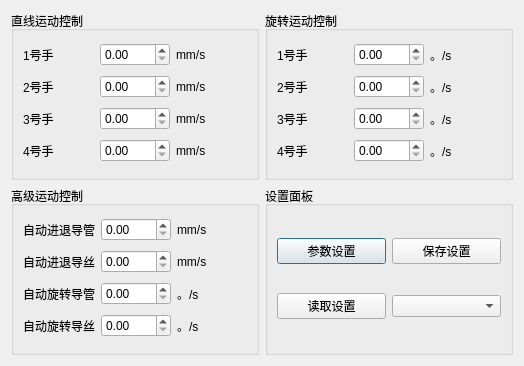
<?xml version="1.0" encoding="UTF-8"?>
<ui version="4.0">
 <class>ParameterDlg</class>
 <widget class="QDialog" name="ParameterDlg">
  <property name="geometry">
   <rect>
    <x>0</x>
    <y>0</y>
    <width>524</width>
    <height>366</height>
   </rect>
  </property>
  <property name="windowTitle">
   <string>Dialog</string>
  </property>
  <layout class="QGridLayout" name="gridLayout_7">
   <item row="0" column="0">
    <widget class="QGroupBox" name="groupBox">
     <property name="title">
      <string>直线运动控制</string>
     </property>
     <layout class="QGridLayout" name="gridLayout">
      <item row="1" column="1">
       <widget class="QDoubleSpinBox" name="l2"/>
      </item>
      <item row="0" column="1">
       <widget class="QDoubleSpinBox" name="l1"/>
      </item>
      <item row="0" column="2">
       <widget class="QLabel" name="label_5">
        <property name="text">
         <string>mm/s</string>
        </property>
       </widget>
      </item>
      <item row="4" column="0">
       <widget class="QLabel" name="label_4">
        <property name="text">
         <string>4号手</string>
        </property>
       </widget>
      </item>
      <item row="4" column="1">
       <widget class="QDoubleSpinBox" name="l4"/>
      </item>
      <item row="0" column="0">
       <widget class="QLabel" name="label">
        <property name="text">
         <string>1号手</string>
        </property>
       </widget>
      </item>
      <item row="2" column="0">
       <widget class="QLabel" name="label_3">
        <property name="text">
         <string>3号手</string>
        </property>
       </widget>
      </item>
      <item row="1" column="0">
       <widget class="QLabel" name="label_2">
        <property name="text">
         <string>2号手</string>
        </property>
       </widget>
      </item>
      <item row="2" column="1">
       <widget class="QDoubleSpinBox" name="l3"/>
      </item>
      <item row="1" column="2">
       <widget class="QLabel" name="label_6">
        <property name="text">
         <string>mm/s</string>
        </property>
       </widget>
      </item>
      <item row="2" column="2">
       <widget class="QLabel" name="label_7">
        <property name="text">
         <string>mm/s</string>
        </property>
       </widget>
      </item>
      <item row="4" column="2">
       <widget class="QLabel" name="label_8">
        <property name="text">
         <string>mm/s</string>
        </property>
       </widget>
      </item>
     </layout>
    </widget>
   </item>
   <item row="0" column="1">
    <widget class="QGroupBox" name="groupBox_2">
     <property name="title">
      <string>旋转运动控制</string>
     </property>
     <layout class="QGridLayout" name="gridLayout_2">
      <item row="1" column="1">
       <widget class="QDoubleSpinBox" name="r2"/>
      </item>
      <item row="0" column="1">
       <widget class="QDoubleSpinBox" name="r1"/>
      </item>
      <item row="0" column="2">
       <widget class="QLabel" name="label_9">
        <property name="text">
         <string>。/s</string>
        </property>
       </widget>
      </item>
      <item row="4" column="0">
       <widget class="QLabel" name="label_10">
        <property name="text">
         <string>4号手</string>
        </property>
       </widget>
      </item>
      <item row="4" column="1">
       <widget class="QDoubleSpinBox" name="r4"/>
      </item>
      <item row="0" column="0">
       <widget class="QLabel" name="label_11">
        <property name="text">
         <string>1号手</string>
        </property>
       </widget>
      </item>
      <item row="2" column="0">
       <widget class="QLabel" name="label_12">
        <property name="text">
         <string>3号手</string>
        </property>
       </widget>
      </item>
      <item row="1" column="0">
       <widget class="QLabel" name="label_13">
        <property name="text">
         <string>2号手</string>
        </property>
       </widget>
      </item>
      <item row="2" column="1">
       <widget class="QDoubleSpinBox" name="r3"/>
      </item>
      <item row="1" column="2">
       <widget class="QLabel" name="label_14">
        <property name="text">
         <string>。/s</string>
        </property>
       </widget>
      </item>
      <item row="2" column="2">
       <widget class="QLabel" name="label_15">
        <property name="text">
         <string>。/s</string>
        </property>
       </widget>
      </item>
      <item row="4" column="2">
       <widget class="QLabel" name="label_16">
        <property name="text">
         <string>。/s</string>
        </property>
       </widget>
      </item>
     </layout>
    </widget>
   </item>
   <item row="2" column="0">
    <widget class="QGroupBox" name="groupBox_3">
     <property name="title">
      <string>高级运动控制</string>
     </property>
     <layout class="QGridLayout" name="gridLayout_3">
      <item row="1" column="1">
       <widget class="QDoubleSpinBox" name="a2"/>
      </item>
      <item row="0" column="1">
       <widget class="QDoubleSpinBox" name="a1"/>
      </item>
      <item row="0" column="2">
       <widget class="QLabel" name="label_17">
        <property name="text">
         <string>mm/s</string>
        </property>
       </widget>
      </item>
      <item row="4" column="0">
       <widget class="QLabel" name="label_18">
        <property name="text">
         <string>自动旋转导丝</string>
        </property>
       </widget>
      </item>
      <item row="4" column="1">
       <widget class="QDoubleSpinBox" name="a4"/>
      </item>
      <item row="0" column="0">
       <widget class="QLabel" name="label_19">
        <property name="text">
         <string>自动进退导管</string>
        </property>
       </widget>
      </item>
      <item row="2" column="0">
       <widget class="QLabel" name="label_20">
        <property name="text">
         <string>自动旋转导管</string>
        </property>
       </widget>
      </item>
      <item row="1" column="0">
       <widget class="QLabel" name="label_21">
        <property name="text">
         <string>自动进退导丝</string>
        </property>
       </widget>
      </item>
      <item row="2" column="1">
       <widget class="QDoubleSpinBox" name="a3"/>
      </item>
      <item row="1" column="2">
       <widget class="QLabel" name="label_22">
        <property name="text">
         <string>mm/s</string>
        </property>
       </widget>
      </item>
      <item row="2" column="2">
       <widget class="QLabel" name="label_23">
        <property name="text">
         <string>。/s</string>
        </property>
       </widget>
      </item>
      <item row="4" column="2">
       <widget class="QLabel" name="label_24">
        <property name="text">
         <string>。/s</string>
        </property>
       </widget>
      </item>
     </layout>
    </widget>
   </item>
   <item row="2" column="1">
    <widget class="QGroupBox" name="groupBox_4">
     <property name="title">
      <string>设置面板</string>
     </property>
     <layout class="QGridLayout" name="gridLayout_6">
      <item row="0" column="0">
       <widget class="QPushButton" name="b1">
        <property name="text">
         <string>参数设置</string>
        </property>
       </widget>
      </item>
      <item row="0" column="1">
       <widget class="QPushButton" name="b2">
        <property name="text">
         <string>保存设置</string>
        </property>
       </widget>
      </item>
      <item row="1" column="0">
       <widget class="QPushButton" name="b3">
        <property name="text">
         <string>读取设置</string>
        </property>
       </widget>
      </item>
      <item row="1" column="1">
       <widget class="QComboBox" name="comboBox"/>
      </item>
     </layout>
    </widget>
   </item>
  </layout>
 </widget>
 <resources/>
 <connections/>
</ui>
